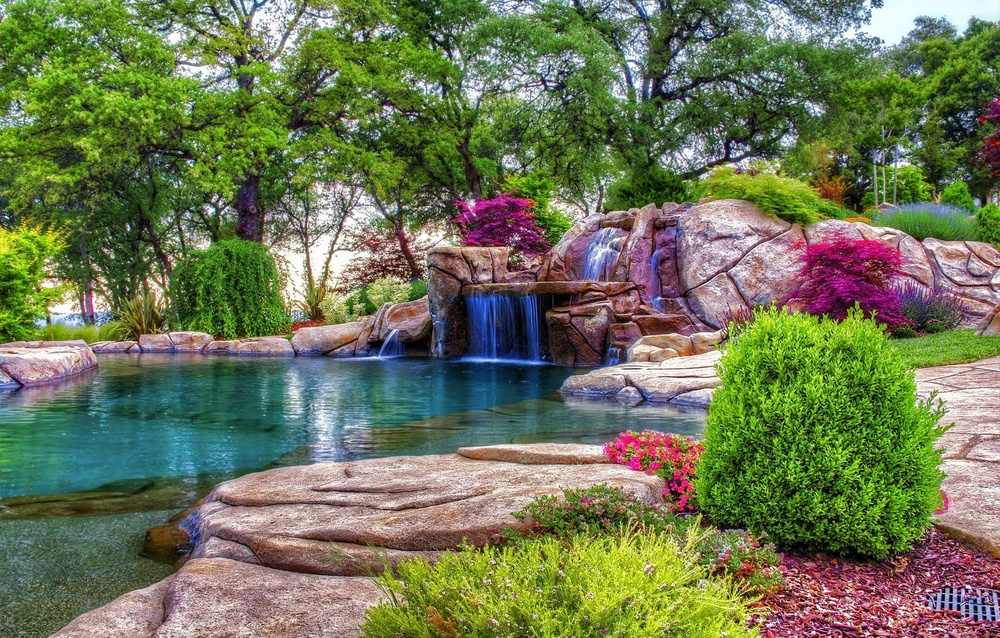
#> input picture Convert Image into BlackWhite/image.jpg, 1000 x 638 px, shrunk from 2048 x 1307 before the run
$ python ConvertImage_BlackWhite.py
#> lines starting #> are read from the running program, lines starting #| are printed output that depends on the picture
from PIL import Image

img = Image.open("image.jpg")
#> img is the input picture: PIL image 1000x638 RGB; mean R, G, B 109.5, 118, 85.1
blackwhite = img.convert("L")
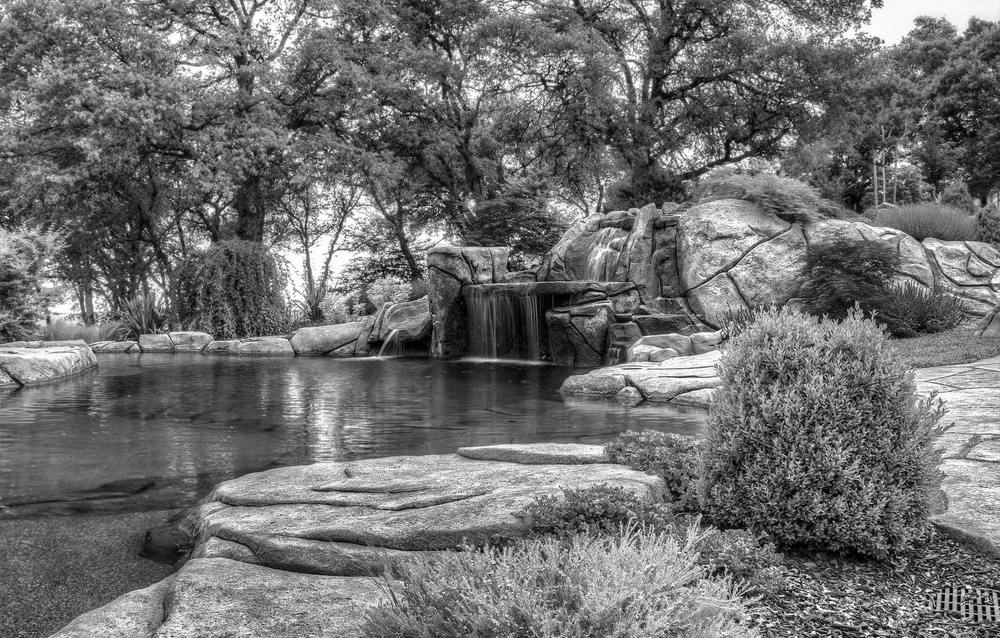
#> blackwhite: PIL image 1000x638 L; min 0, max 255, mean 111.7
blackwhite.save('bw_image.jpg')
blackwhite.show()
